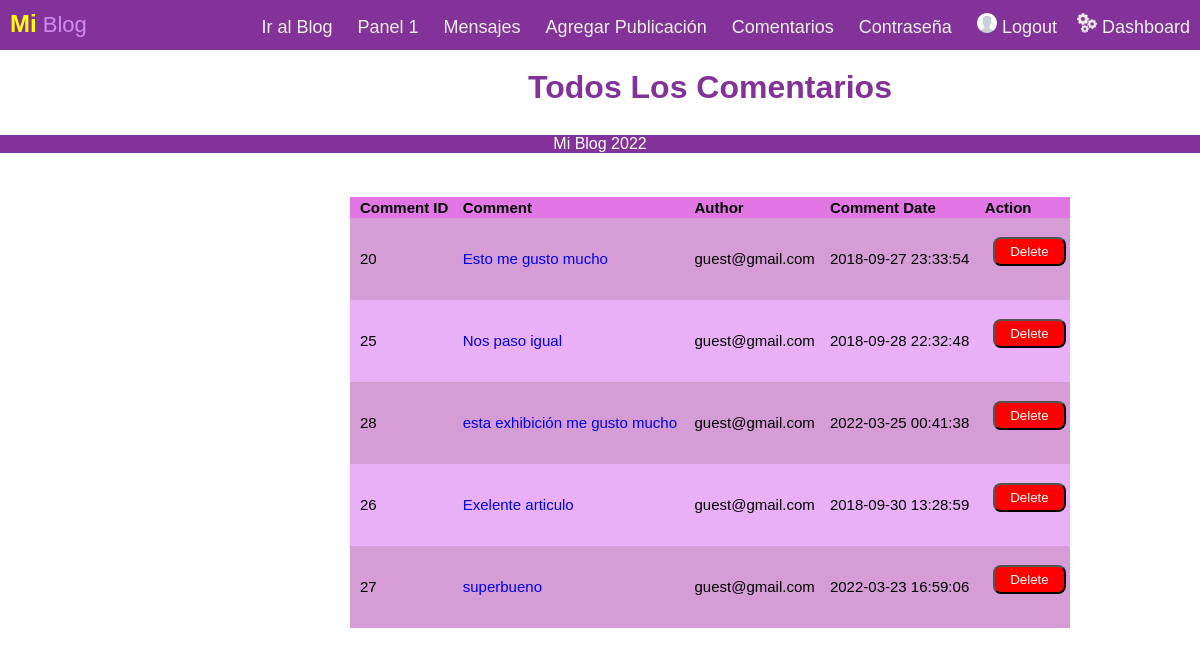
Screenshot of /admin/all-comments.php (signed in) with the database file from the repository.
### tables this page shows
CREATE TABLE `comments` (
  `C_ID` int(11) NOT NULL,
  `content` varchar(400) NOT NULL,
  `author` varchar(100) NOT NULL,
  `date` datetime NOT NULL,
  `Post_ID` varchar(10) NOT NULL
);

### admin/all-comments.php (the view, shortened to what this page needs)
<html>
<head>
	<link rel="stylesheet" type="text/css" href="../style.css">
</head>
<body>
	 <div class="nav">
  <div class="nav-header">
    <div class="nav-title">
      <font color="yellow" size="5"><b>Mi</b></font> <font color="#cf8cea">Blog</font>
    </div>
  </div>
  <div class="nav-links" >
  <a class="active" href="../index.php">Ir al Blog</a>
  <a href="index.php">Panel 1</a>
  <a href="all-posts.php">Mensajes</a>
  <a href="add-post.php">Agregar Publicación</a>
  <a href="all-comments.php">Comentarios</a>
  <a href="changepass.php">Contraseña</a>
    <?php  if(!isset($_SESSION['ID']))
      {
        echo "<a href='login.php'>&nbsp;<img src='../images/user.png' width='20px'>&nbsp;Login/Register</a>";
      }
        else {
        echo "<a href='logout.php'><img src='../images/user.png' width='20px'>&nbsp;Logout</a><a href='index.php'><img src='../images/settings-gears.png' width='20px'>&nbsp;Dashboard</a>";
      }
        ?>
  </div>
<div class="artic" >
		<div class="individual">
			<?php
			include('config.php');
$uid=$_SESSION['ID'];
        $stmt = $db->prepare("SELECT Post_ID FROM posts where author=? order by date desc");
        $stmt->bind_param("s", $uid);
        $stmt->execute();
        $result = $stmt->get_result();
echo "<h1 align='center'>Todos Los Comentarios</p></br></h1>";
echo "<table style='overflow-x:auto;'>
<tr>
<th>Comment ID</th>
<th>Comment</th>
<th>Author</th>
<th>Comment Date</th>
<th>Action</th>
</tr>";
while($row = mysqli_fetch_array($result))
{
    $stmt = $db->prepare("SELECT * from comments where Post_ID=? ");
    $stmt->bind_param("s", $row['Post_ID']);
    $stmt->execute();
    $res = $stmt->get_result();
	while($row2=mysqli_fetch_array($res))
	{
echo "<tr>";
echo "<td>" . $row2['C_ID'] . "</td>";
echo "<td>" ."<a href='../view-post.php?pid=". $row2['Post_ID']."'>". $row2['content'] . "</a></td>";
echo "<td>" . $row2['author'] . "</td>";
echo "<td>" . $row2['date'] . "</td>";
echo "<td>" . "&nbsp;&nbsp;<form action='delete-comment.php' method='POST'><input type='text' name='cid' value='".$row2['C_ID']."' style='display:none;'></input>&nbsp;&nbsp;<input type='submit' class='redkaro' name='delete' class='actions' value='Delete'></form> &nbsp;". "</td>";
echo "</tr>";
	}
}
echo "</table>";
?>
		</div>
	</div>
<footer class="fut" align="center"><p>Mi Blog 2022</p></footer>
</body>
</html>

### style.css (style rules this page uses)
.nav-links a { padding-bottom: 35px; }
h1 { color: #833299; font-family: 'Quicksand', sans-serif; }
* { box-sizing: border-box; }
body { margin: 0px; font-family: 'Quicksand', sans-serif; }
.nav { height: 50px; width: 100%; background-color: #833299; position: relative; }
.nav > .nav-header { display: inline; }
.nav > .nav-header > .nav-title { display: inline-block; font-size: 22px; color: #fff; padding: 10px 10px 10px 10px; }
.nav > .nav-links { display: inline; float: right; font-size: 18px; }
.nav > .nav-links > a { display: inline-block; padding: 13px 10px 13px 10px; text-decoration: none; color: #efefef; }
.fut { width: 100%; background-color: #833299; bottom: 0; color: white; margin-bottom: 1px; }

### admin/all-comments.php (style rules this page uses)
.redkaro { padding: 5px 15px 5px 15px; border-radius: 8px; background-color: red; color: white; }
.artic { width: 60%; height: 100%; margin-top: 10px; margin-left: 350px; }
table { border-collapse: collapse; width: 100%; font-family: Arial; font-size: 15; }
th { background-color: #e276e4; }
a { text-decoration: none; }
th, td { text-align: left; padding: 2px; padding-left: 10px; }
tr:nth-child(even) { background-color: #d59cd6 }
tr:nth-child(odd) { background-color: #e9b0f7 }

### rows the page displays
comments: C_ID "20", content "Esto me gusto mucho", author "guest@gmail.com", date "2018-09-27 23:33:54"
comments: C_ID "25", content "Nos paso igual", author "guest@gmail.com", date "2018-09-28 22:32:48"
comments: C_ID "28", content "esta exhibición me gusto mucho", author "guest@gmail.com", date "2022-03-25 00:41:38"
comments: C_ID "26", content "Exelente articulo", author "guest@gmail.com", date "2018-09-30 13:28:59"
comments: C_ID "27", content "superbueno", author "guest@gmail.com", date "2022-03-23 16:59:06"
